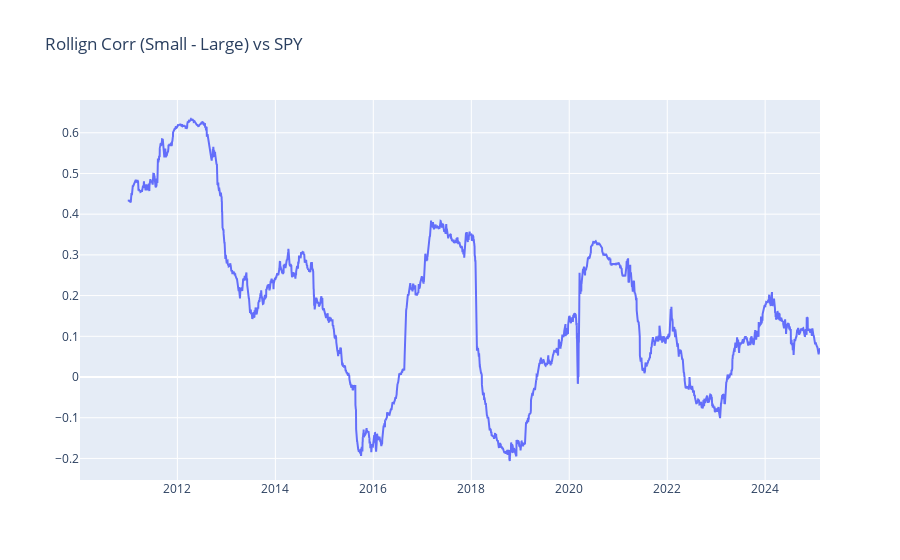

The notebook cell this image was saved under:
### Code cell
fig = go.Figure()

fig.add_trace(
    go.Scatter(
        x = rolling_corr.index,
        y = rolling_corr['SPY'],
        name = 'Corr (252)'
    )
)

fig.update_layout(title = 'Rollign Corr (Small - Large) vs SPY')
fig.show()

### Figure 1 — Plotly figure (JSON) as saved in the notebook; plotly's stock layout.template omitted (floating-point values rounded to 4 significant figures; data arrays with more than 128 entries replaced by an {"elided": "..."} marker saying what was removed)
{"data": [{"name": "Corr (252)", "type": "scatter", "x": {"elided": "3802 str values"}, "y": {"elided": "3802 float values"}}], "layout": {"title": {"text": "Rollign Corr (Small - Large) vs SPY"}}}
